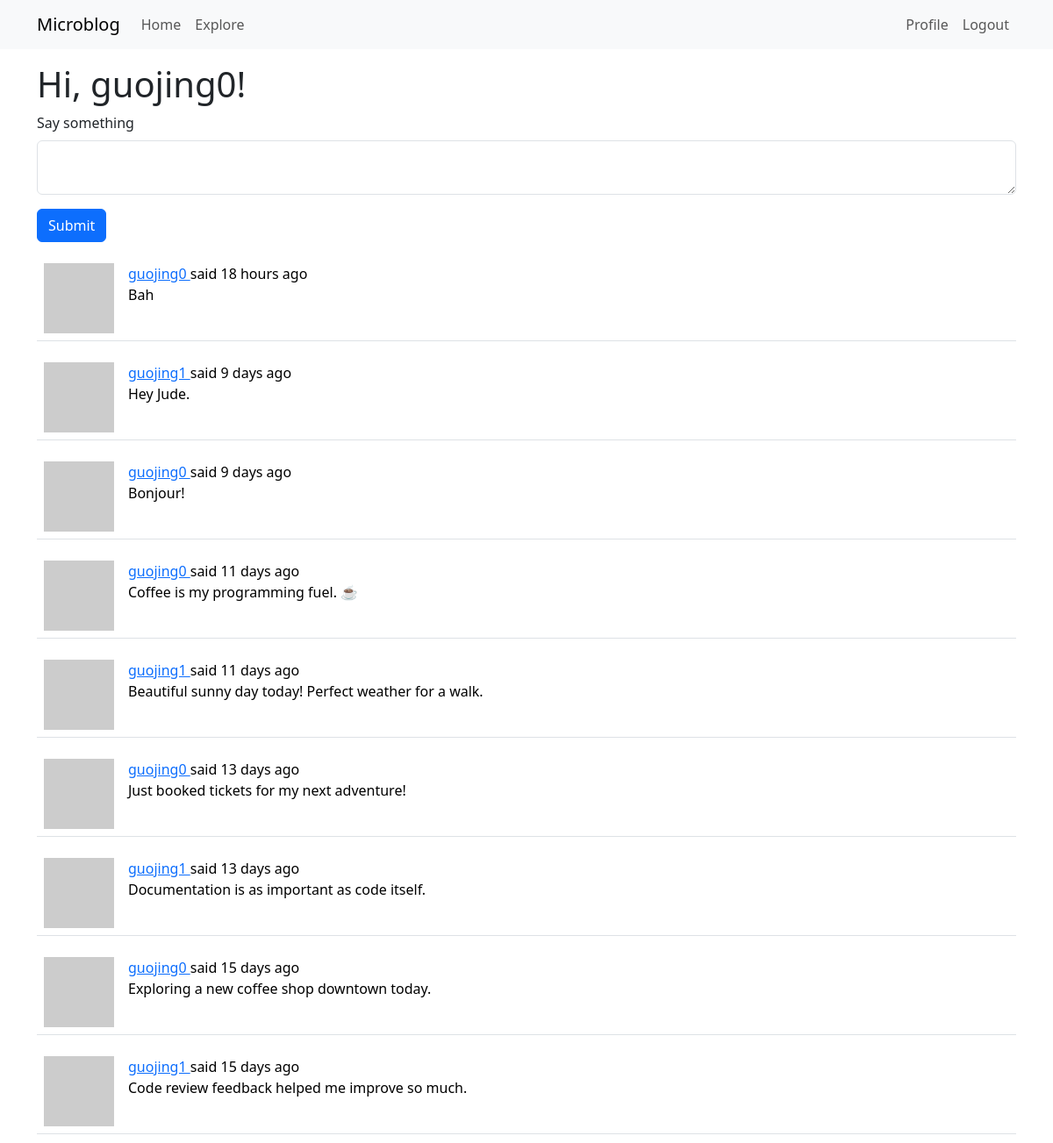
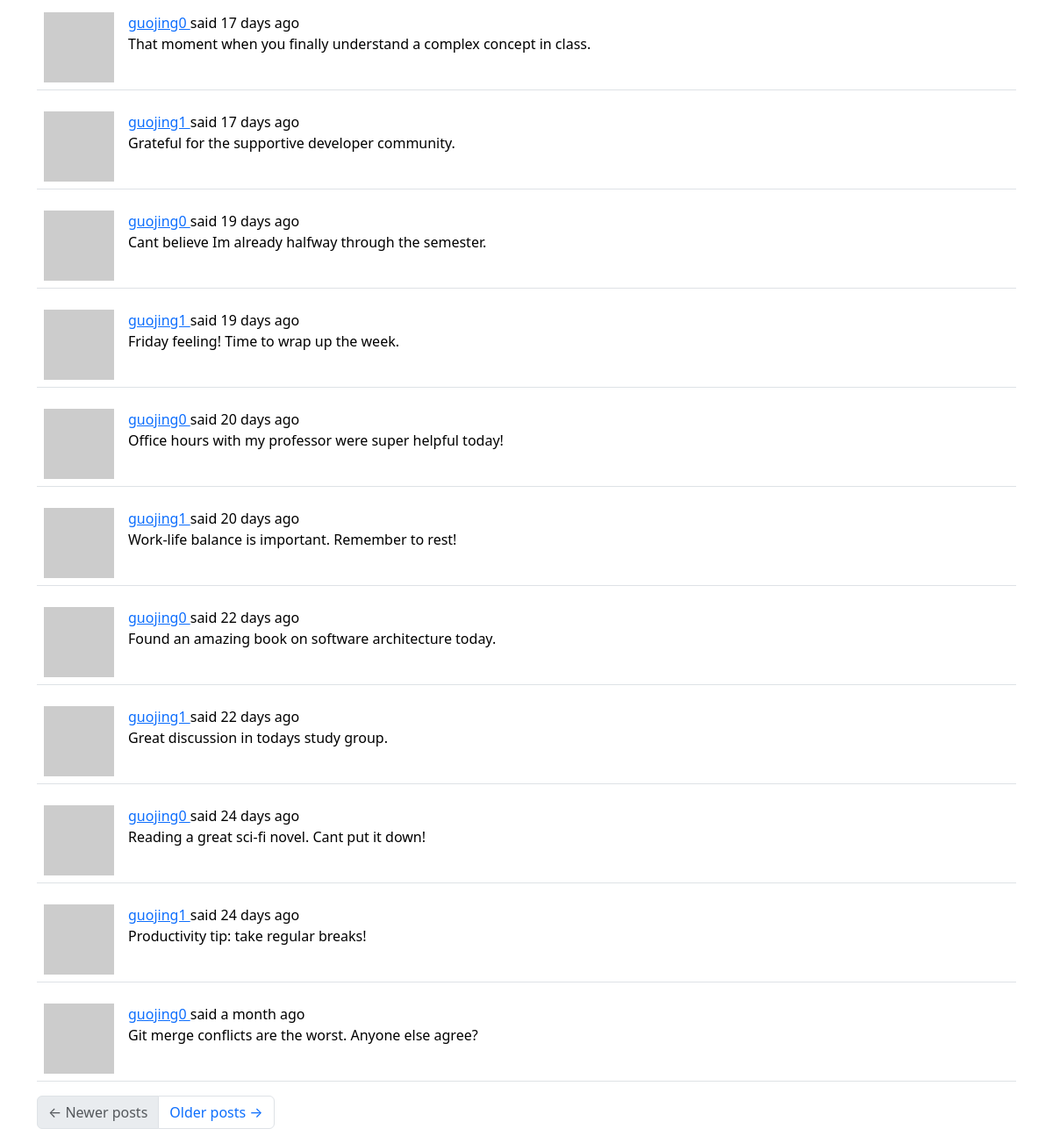
The page /index (signed in) on the database its author committed (2 pictures, top to bottom).
### app/models.py (models this page shows, shortened)
class User(UserMixin, db.Model):
    id: orm.Mapped[int] = orm.mapped_column(primary_key=True)
    username: orm.Mapped[str] = orm.mapped_column(
        sa.String(64), index=True, unique=True
    )
    email: orm.Mapped[str] = orm.mapped_column(sa.String(120), index=True, unique=True)
    password_hash: orm.Mapped[str | None] = orm.mapped_column(sa.String(256))
    posts: orm.WriteOnlyMapped["Post"] = orm.relationship(back_populates="author")
    about_me: orm.Mapped[str | None] = orm.mapped_column(sa.String(140))
    last_seen: orm.Mapped[datetime | None] = orm.mapped_column(
        default=lambda: datetime.now(UTC)
    )
    following: orm.WriteOnlyMapped["User"] = orm.relationship(
        secondary=followers,
        primaryjoin=(followers.c.follower_id == id),
        secondaryjoin=(followers.c.followed_id == id),
        back_populates="followers",
    )
    followers: orm.WriteOnlyMapped["User"] = orm.relationship(
        secondary=followers,
        primaryjoin=(followers.c.followed_id == id),
        secondaryjoin=(followers.c.follower_id == id),
        back_populates="following",
    )
    def avatar(self, size):
        digest = md5(self.email.lower().encode("utf-8")).hexdigest()
        return f"https://www.gravatar.com/avatar/{digest}?d=identicon&s={size}"
    def following_posts(self):
        Author = orm.aliased(User)
        Follower = orm.aliased(User)
        return (
            sa.select(Post)
            .join(Post.author.of_type(Author))
            .join(Author.followers.of_type(Follower), isouter=True)
            .where(
                sa.or_(
                    Author.id == self.id,  # author's own posts
                    Follower.id == self.id,  # posts from followed users
                )
            )
            .group_by(Post)  # to avoid duplicate posts
            .order_by(Post.timestamp.desc())
        )

class Post(db.Model):
    id: orm.Mapped[int] = orm.mapped_column(primary_key=True)
    body: orm.Mapped[str] = orm.mapped_column(sa.String(140))
    timestamp: orm.Mapped[datetime] = orm.mapped_column(
        index=True, default=lambda: datetime.now(UTC)
    )
    user_id: orm.Mapped[int] = orm.mapped_column(sa.ForeignKey("user.id"), index=True)
    author: orm.Mapped["User"] = orm.relationship(back_populates="posts")

### app/routes.py (the view)
@app.route("/", methods=["GET", "POST"])
@app.route("/index", methods=["GET", "POST"])
@login_required
def index():
    form = PostForm()
    if form.validate_on_submit():
        post = Post(body=form.post.data, author=current_user)
        db.session.add(post)
        db.session.commit()
        flash(_("Your post is now live!"))
        return redirect(url_for("index"))
    page = request.args.get("page", 1, type=int)
    posts = db.paginate(
        current_user.following_posts(),
        page=page,
        per_page=app.config["POSTS_PER_PAGE"],
        error_out=False,
    )
    next_url = url_for("index", page=posts.next_num) if posts.has_next else None
    prev_url = url_for("index", page=posts.prev_num) if posts.has_prev else None
    return render_template(
        "index.html",
        title="Home",
        form=form,
        posts=posts.items,
        next_url=next_url,
        prev_url=prev_url,
    )

### app/forms.py
class PostForm(FlaskForm):
    post = TextAreaField(
        _l("Say something"), validators=[DataRequired(), Length(min=1, max=140)]
    )
    submit = SubmitField(_l("Submit"))

### app/__init__.py (called while the page is built)
def get_locale_func():
    return request.accept_languages.best_match(app.config["LANGUAGES"])

### app/models.py (called while the page is built)
@login.user_loader
def load_user(id):
    return db.session.get(User, int(id))

### app/routes.py (called while the page is built)
@app.before_request
def before_request():
    if current_user.is_authenticated:
        current_user.last_seen = datetime.now(UTC)
        db.session.commit()
    g.locale = str(get_locale())

### app/templates/index.html
{% extends "base.html" %}
{% import "bootstrap_wtf.html" as wtf %}
{% block content %}
    <h1>{{ _('Hi, %(username)s!', username=current_user.username) }}</h1>
    {% if form %}
        {{ wtf.quick_form(form) }}
    {% endif %}
    {% for post in posts %}
        {% include '_post.html' %}
    {% endfor %}
    <nav aria-label="Post navigation">
        <ul class="pagination">
            <li class="page-item{% if not prev_url %} disabled{% endif %}">
                <a class="page-link" href="{{ prev_url }}">
                    <span aria-hidden="true">&larr;</span> {{ _('Newer posts') }}
                </a>
            </li>
            <li class="page-item{% if not next_url %} disabled{% endif %}">
                <a class="page-link" href="{{ next_url }}">
                    {{ _('Older posts') }} <span aria-hidden="true">&rarr;</span>
                </a>
            </li>
        </ul>
    </nav>
{% endblock %}

### app/templates/_post.html
<table class="table table-hover">
    <tr>
        <td width="70px">
            <a href="{{ url_for('user', username=post.author.username) }}">
                <img src="{{ post.author.avatar(70) }}" />
            </a>
        </td>
        <td>
            <a href="{{ url_for('user', username=post.author.username) }}">
                {{ post.author.username }}
            </a>
            {{ _('said') }} {{ moment(post.timestamp).fromNow() }}
            <br>
            {{ post.body }}
        </td>
    </tr>
</table>

### rows shown on the page
Post: author.username "guojing0", timestamp "18 hours ago", body "Bah"
Post: author.username "guojing1", timestamp "9 days ago", body "Hey Jude."
Post: author.username "guojing0", timestamp "9 days ago", body "Bonjour!"
Post: author.username "guojing0", timestamp "11 days ago", body "Coffee is my programming fuel. ☕"
Post: author.username "guojing1", timestamp "11 days ago", body "Beautiful sunny day today! Perfect weather for a walk."
Post: author.username "guojing0", timestamp "13 days ago", body "Just booked tickets for my next adventure!"
Post: author.username "guojing1", timestamp "13 days ago", body "Documentation is as important as code itself."
Post: author.username "guojing0", timestamp "15 days ago", body "Exploring a new coffee shop downtown today."
Post: author.username "guojing1", timestamp "15 days ago", body "Code review feedback helped me improve so much."
Post: author.username "guojing0", timestamp "17 days ago", body "That moment when you finally understand a complex concept in class."
Post: author.username "guojing1", timestamp "17 days ago", body "Grateful for the supportive developer community."
Post: author.username "guojing0", timestamp "19 days ago", body "Cant believe Im already halfway through the semester."
Post: author.username "guojing1", timestamp "19 days ago", body "Friday feeling! Time to wrap up the week."
Post: author.username "guojing0", timestamp "20 days ago", body "Office hours with my professor were super helpful today!"
Post: author.username "guojing1", timestamp "20 days ago", body "Work-life balance is important. Remember to rest!"
Post: author.username "guojing0", timestamp "22 days ago", body "Found an amazing book on software architecture today."
Post: author.username "guojing1", timestamp "22 days ago", body "Great discussion in todays study group."
Post: author.username "guojing0", timestamp "24 days ago", body "Reading a great sci-fi novel. Cant put it down!"
Post: author.username "guojing1", timestamp "24 days ago", body "Productivity tip: take regular breaks!"
Post: author.username "guojing0", timestamp "a month ago", body "Git merge conflicts are the worst. Anyone else agree?"

### other values the page prints
{{ field.label(class='form-label') }} "Say something"
